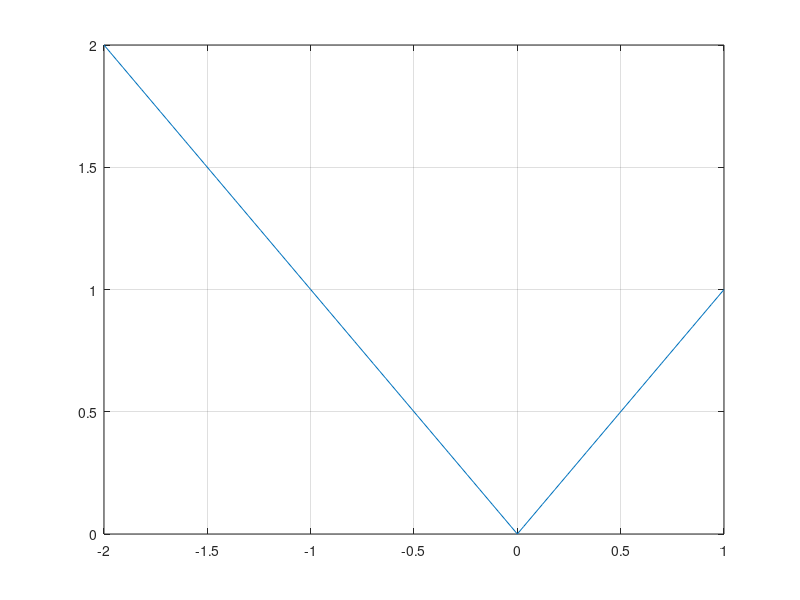

Recreate this plot in MATLAB. (Note: this script raises an error after producing the figure.)
f = @(x) x.^2 - 2.0001*x - 3.0001;

a = 3.0001;
g = @(x) (a - x.^2)/(a-1);

gp = @(x) abs(-2* x/(a-1));

x = linspace(-2,1);

figure(1)
plot(x, gp(x));
grid;

[xest, res, niter] = puntofisso(g, -.9, 1.e-10, 10000000);
semilogy(res, 'b.-')
